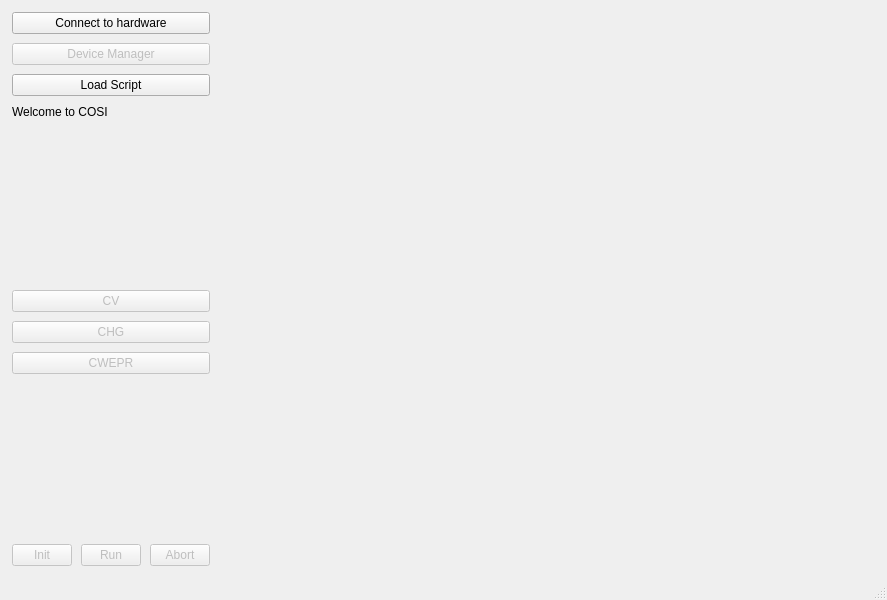
<?xml version="1.0" encoding="UTF-8"?>
<ui version="4.0">
 <class>MainWindow</class>
 <widget class="QMainWindow" name="MainWindow">
  <property name="geometry">
   <rect>
    <x>0</x>
    <y>0</y>
    <width>887</width>
    <height>600</height>
   </rect>
  </property>
  <property name="cursor">
   <cursorShape>ArrowCursor</cursorShape>
  </property>
  <property name="mouseTracking">
   <bool>false</bool>
  </property>
  <property name="windowTitle">
   <string>COSI</string>
  </property>
  <property name="windowIcon">
   <iconset>
    <normaloff>../../../../PycharmProjects/EMRE/gui/icons/icon.png</normaloff>../../../../PycharmProjects/EMRE/gui/icons/icon.png</iconset>
  </property>
  <property name="autoFillBackground">
   <bool>false</bool>
  </property>
  <widget class="QWidget" name="centralwidget">
   <layout class="QGridLayout" name="gridLayout">
    <property name="leftMargin">
     <number>12</number>
    </property>
    <property name="topMargin">
     <number>12</number>
    </property>
    <property name="rightMargin">
     <number>12</number>
    </property>
    <property name="bottomMargin">
     <number>12</number>
    </property>
    <property name="spacing">
     <number>9</number>
    </property>
    <item row="0" column="0">
     <layout class="QHBoxLayout" name="horizontalLayout_2">
      <property name="sizeConstraint">
       <enum>QLayout::SetNoConstraint</enum>
      </property>
      <item>
       <layout class="QVBoxLayout" name="verticalLayout">
        <item>
         <widget class="QPushButton" name="connect_button">
          <property name="maximumSize">
           <size>
            <width>200</width>
            <height>16777215</height>
           </size>
          </property>
          <property name="cursor">
           <cursorShape>PointingHandCursor</cursorShape>
          </property>
          <property name="text">
           <string>Connect to hardware</string>
          </property>
         </widget>
        </item>
        <item>
         <widget class="QPushButton" name="devman_button">
          <property name="enabled">
           <bool>false</bool>
          </property>
          <property name="maximumSize">
           <size>
            <width>200</width>
            <height>16777215</height>
           </size>
          </property>
          <property name="text">
           <string>Device Manager</string>
          </property>
         </widget>
        </item>
        <item>
         <widget class="QPushButton" name="load_button">
          <property name="maximumSize">
           <size>
            <width>200</width>
            <height>16777215</height>
           </size>
          </property>
          <property name="text">
           <string>Load Script</string>
          </property>
         </widget>
        </item>
        <item>
         <widget class="QLabel" name="infoLabel">
          <property name="maximumSize">
           <size>
            <width>200</width>
            <height>16777215</height>
           </size>
          </property>
          <property name="text">
           <string>Welcome to COSI</string>
          </property>
         </widget>
        </item>
        <item>
         <spacer name="verticalSpacer_2">
          <property name="orientation">
           <enum>Qt::Vertical</enum>
          </property>
          <property name="sizeHint" stdset="0">
           <size>
            <width>20</width>
            <height>40</height>
           </size>
          </property>
         </spacer>
        </item>
        <item>
         <widget class="QPushButton" name="CV_button">
          <property name="enabled">
           <bool>false</bool>
          </property>
          <property name="maximumSize">
           <size>
            <width>200</width>
            <height>16777215</height>
           </size>
          </property>
          <property name="text">
           <string>CV</string>
          </property>
         </widget>
        </item>
        <item>
         <widget class="QPushButton" name="CHG_button">
          <property name="enabled">
           <bool>false</bool>
          </property>
          <property name="maximumSize">
           <size>
            <width>200</width>
            <height>16777215</height>
           </size>
          </property>
          <property name="text">
           <string>CHG</string>
          </property>
         </widget>
        </item>
        <item>
         <widget class="QPushButton" name="CWEPR_button">
          <property name="enabled">
           <bool>false</bool>
          </property>
          <property name="text">
           <string>CWEPR</string>
          </property>
         </widget>
        </item>
        <item>
         <spacer name="verticalSpacer">
          <property name="orientation">
           <enum>Qt::Vertical</enum>
          </property>
          <property name="sizeHint" stdset="0">
           <size>
            <width>20</width>
            <height>40</height>
           </size>
          </property>
         </spacer>
        </item>
        <item>
         <layout class="QHBoxLayout" name="horizontalLayout">
          <property name="sizeConstraint">
           <enum>QLayout::SetDefaultConstraint</enum>
          </property>
          <item>
           <widget class="QPushButton" name="initialize_button">
            <property name="enabled">
             <bool>false</bool>
            </property>
            <property name="sizePolicy">
             <sizepolicy hsizetype="Minimum" vsizetype="Fixed">
              <horstretch>0</horstretch>
              <verstretch>0</verstretch>
             </sizepolicy>
            </property>
            <property name="maximumSize">
             <size>
              <width>60</width>
              <height>16777215</height>
             </size>
            </property>
            <property name="text">
             <string>Init</string>
            </property>
           </widget>
          </item>
          <item>
           <widget class="QPushButton" name="run_button">
            <property name="enabled">
             <bool>false</bool>
            </property>
            <property name="maximumSize">
             <size>
              <width>60</width>
              <height>16777215</height>
             </size>
            </property>
            <property name="contextMenuPolicy">
             <enum>Qt::NoContextMenu</enum>
            </property>
            <property name="text">
             <string>Run</string>
            </property>
           </widget>
          </item>
          <item>
           <widget class="QPushButton" name="abort_button">
            <property name="enabled">
             <bool>false</bool>
            </property>
            <property name="maximumSize">
             <size>
              <width>60</width>
              <height>16777215</height>
             </size>
            </property>
            <property name="text">
             <string>Abort</string>
            </property>
           </widget>
          </item>
         </layout>
        </item>
       </layout>
      </item>
     </layout>
    </item>
    <item row="0" column="1">
     <spacer name="horizontalSpacer">
      <property name="orientation">
       <enum>Qt::Horizontal</enum>
      </property>
      <property name="sizeHint" stdset="0">
       <size>
        <width>40</width>
        <height>20</height>
       </size>
      </property>
     </spacer>
    </item>
   </layout>
  </widget>
  <widget class="QMenuBar" name="menubar">
   <property name="geometry">
    <rect>
     <x>0</x>
     <y>0</y>
     <width>887</width>
     <height>22</height>
    </rect>
   </property>
  </widget>
  <widget class="QStatusBar" name="statusbar"/>
 </widget>
 <resources/>
 <connections/>
</ui>
